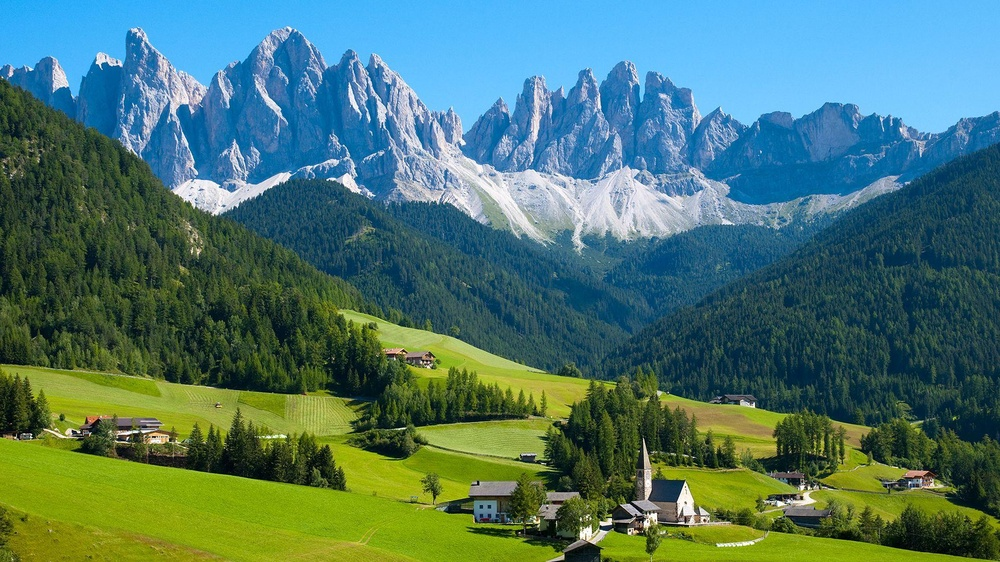
#> input picture Advance/img6.jpg, 1000 x 562 px, shrunk from 1920 x 1080 before the run
$ python color_channels.py
#> lines starting #> are read from the running program, lines starting #| are printed output that depends on the picture
import cv2 as cv
import numpy as np


# Load the image
img = cv.imread('img6.jpg')
#> img is the input picture: shape (562, 1000, 3); mean B, G, R 108, 118.1, 76.6
cv.imshow("house", img)
# blank the images
blank = np.zeros(img.shape[:2], dtype='uint8')
# bgr
b, g, r = cv.split(img)
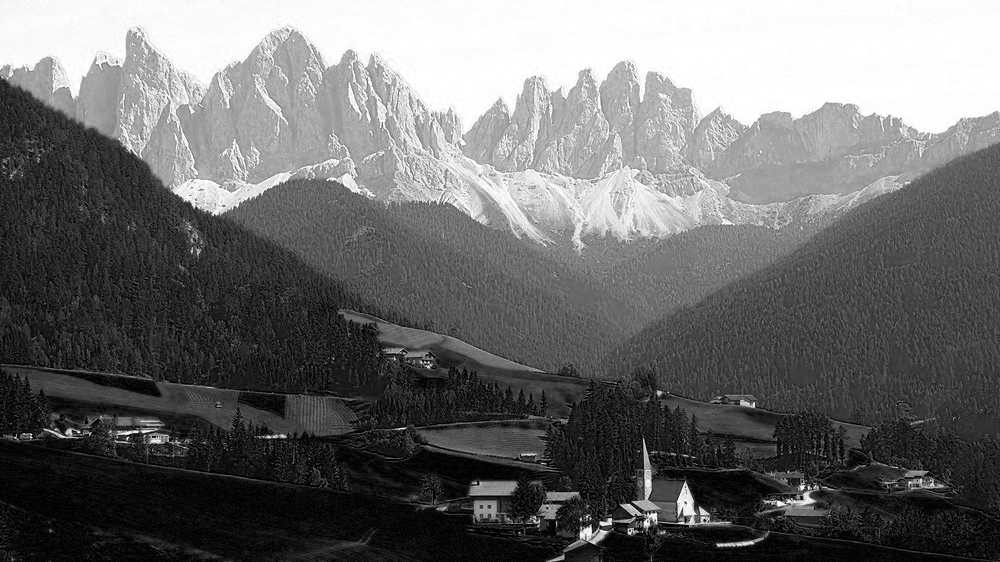
#> b: shape (562, 1000); min 0, max 255, mean 108
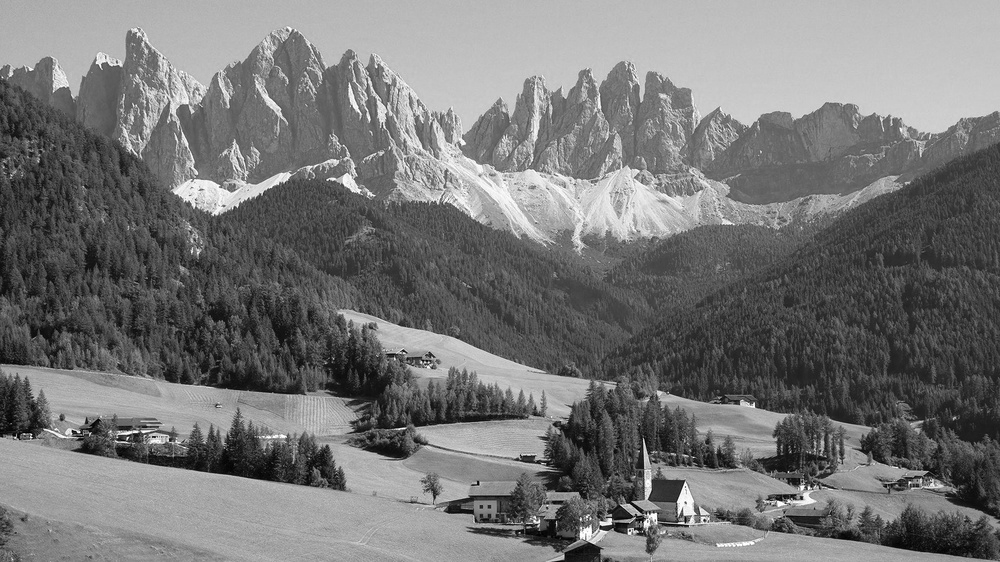
#> g: shape (562, 1000); min 0, max 255, mean 118.1
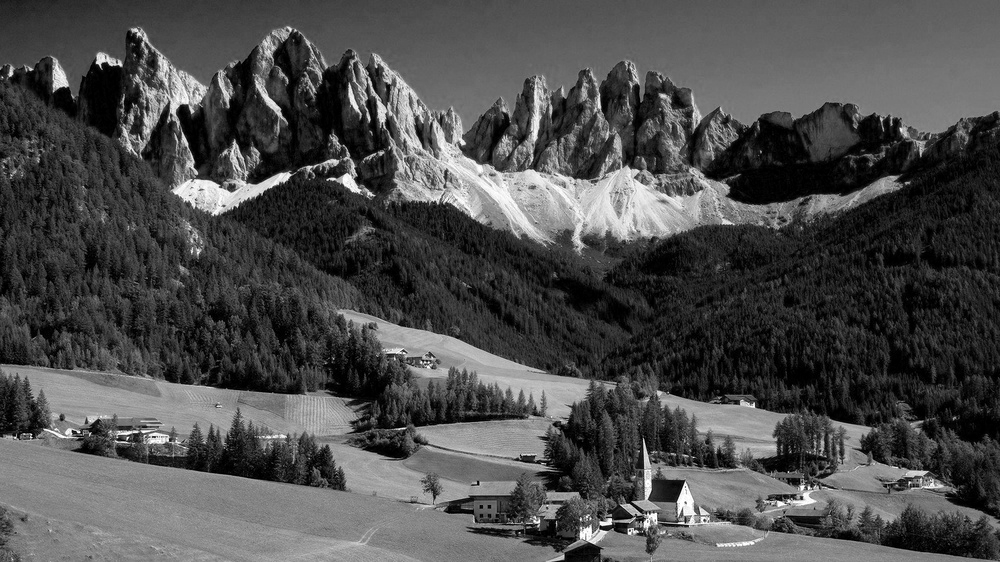
#> r: shape (562, 1000); min 0, max 255, mean 76.6
cv.imshow('Blue', b)
cv.imshow('Green', g)
cv.imshow('Red', r)
print(img.shape)
#| (562, 1000, 3)
print(b.shape)
#| (562, 1000)
print(g.shape)
#| (562, 1000)
print(r.shape)
#| (562, 1000)

# merged rgb
merged = cv.merge([r, g, b])
cv.imshow('Merged', merged)

# merage the all channel
blue = cv.merge([b, blank, blank])
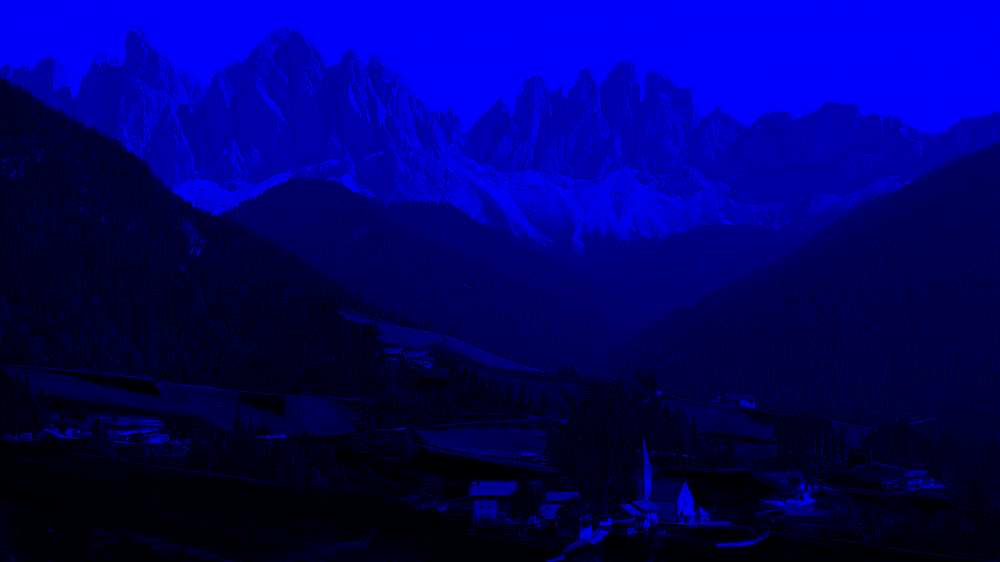
#> blue: shape (562, 1000, 3); mean of channels 0, 1, 2 108, 0, 0; drawn as B, G, R
green = cv.merge([blank, g, blank])
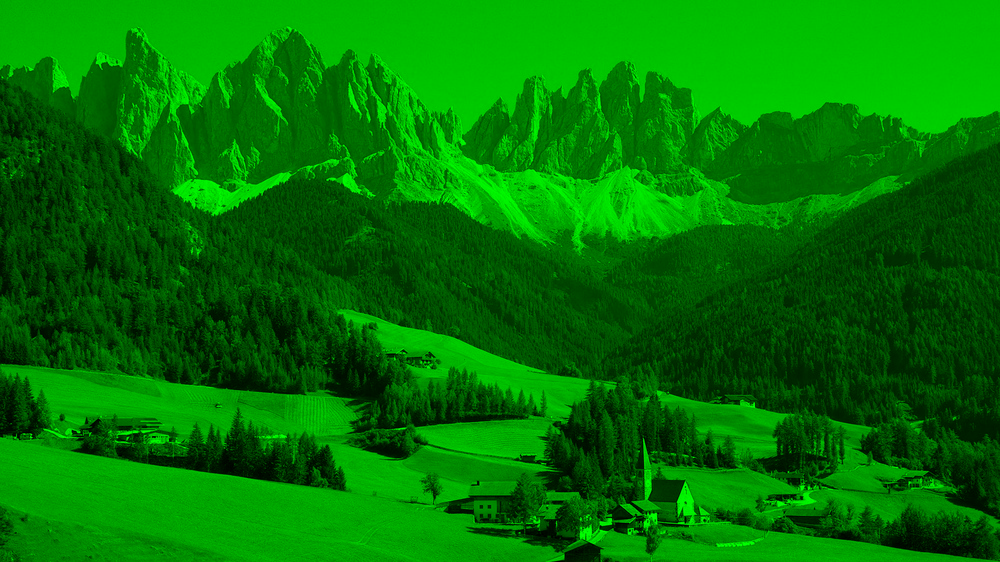
#> green: shape (562, 1000, 3); mean of channels 0, 1, 2 0, 118.1, 0; drawn as B, G, R
red = cv.merge([blank, blank, r])
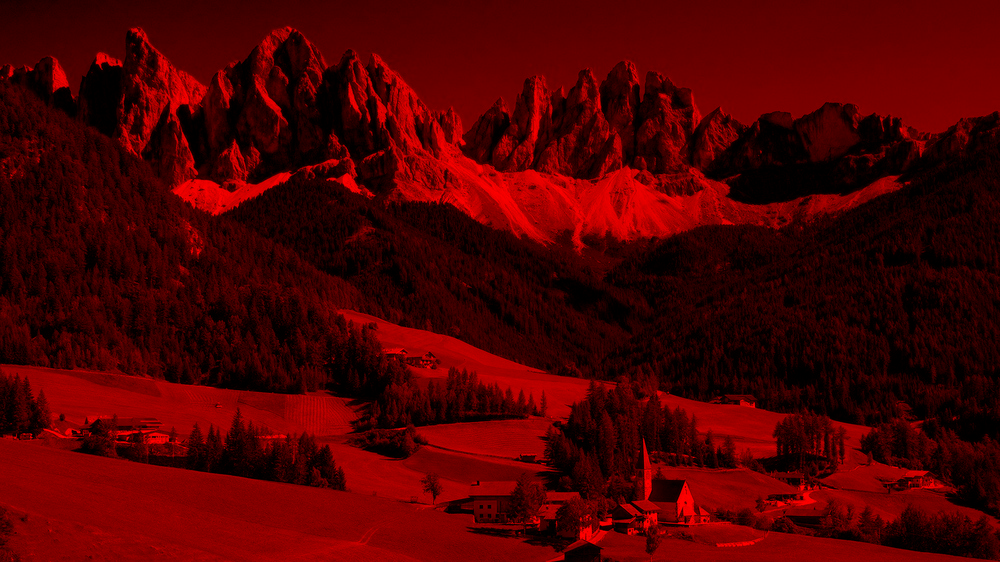
#> red: shape (562, 1000, 3); mean of channels 0, 1, 2 0, 0, 76.6; drawn as B, G, R

cv.imshow('Blue', blue)
cv.imshow('Green', green)
cv.imshow('Red', red)


cv.waitKey(0)

$ run again, with Advance/img5.jpg copied over Advance/img6.jpg
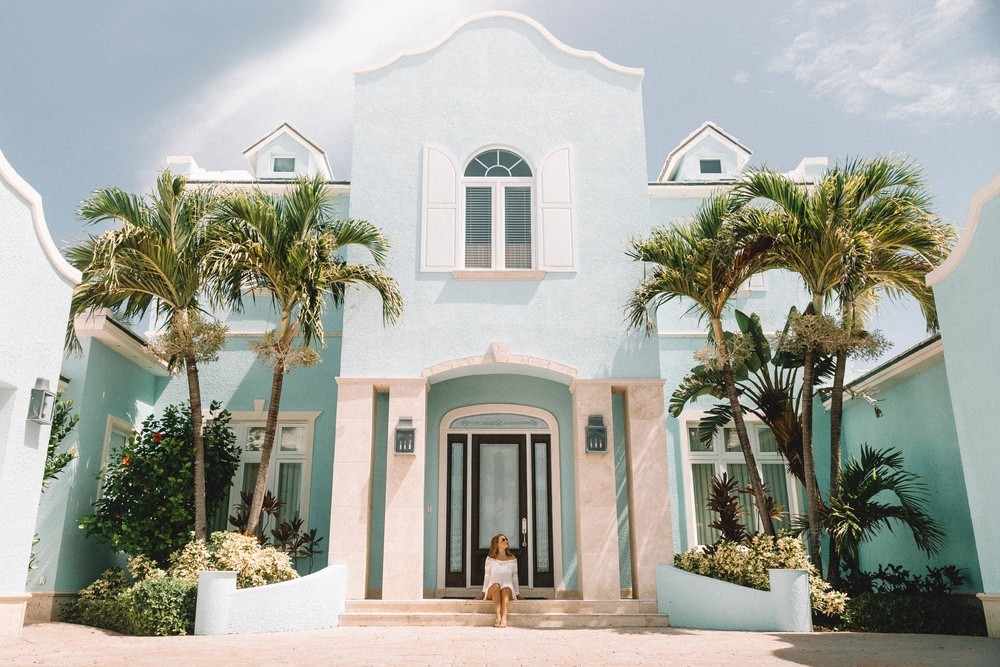
#> input picture Advance/img5.jpg, 1000 x 667 px, shrunk from 4892 x 3262 before the run
#> img is the input picture: shape (667, 1000, 3); mean B, G, R 159.6, 168.4, 166.7
#| (667, 1000, 3)
#| (667, 1000)
#| (667, 1000)
#| (667, 1000)
#> `green = cv.merge([blank, g, blank])`:
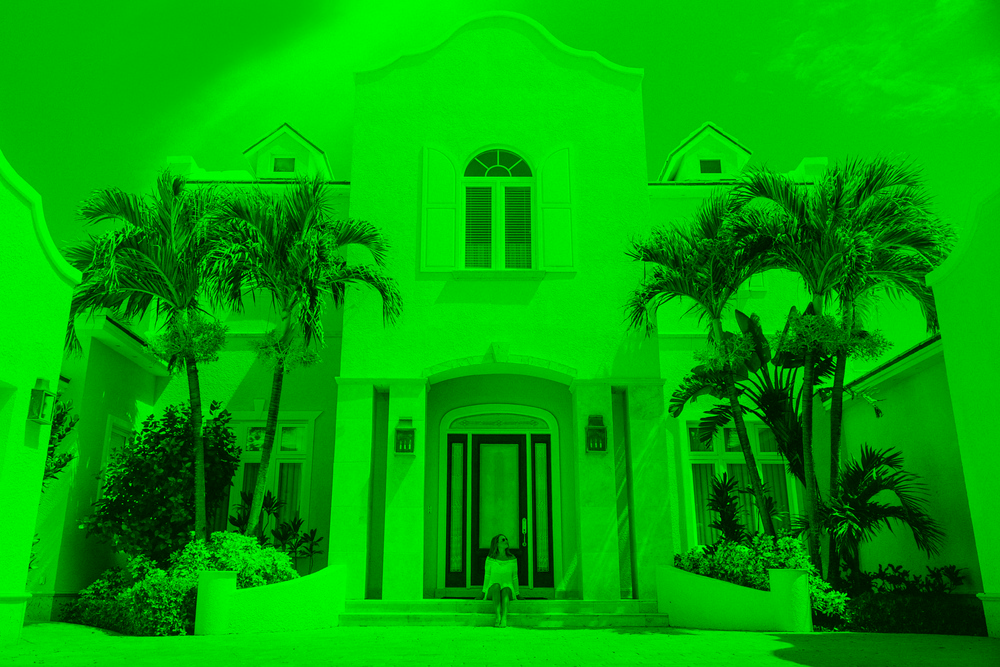
#> green: shape (667, 1000, 3); mean of channels 0, 1, 2 0, 168.4, 0; drawn as B, G, R
#> `red = cv.merge([blank, blank, r])`:
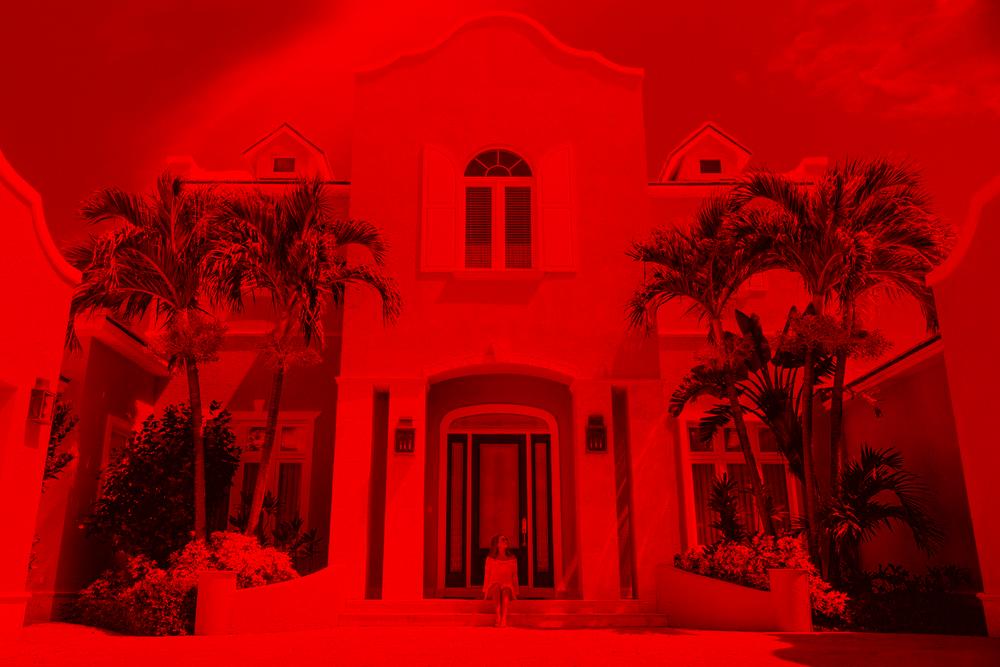
#> red: shape (667, 1000, 3); mean of channels 0, 1, 2 0, 0, 166.7; drawn as B, G, R

$ run again, with Advance/img7.jpg copied over Advance/img6.jpg
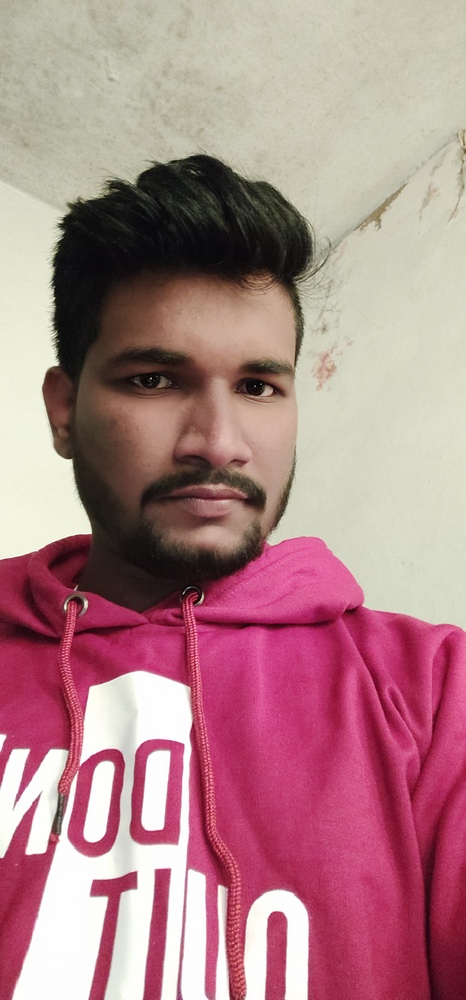
#> input picture Advance/img7.jpg, 466 x 1000 px, shrunk from 3040 x 6528 before the run
#> img is the input picture: shape (1000, 466, 3); mean B, G, R 136.2, 131.8, 175.6
#| (1000, 466, 3)
#| (1000, 466)
#| (1000, 466)
#| (1000, 466)
#> `green = cv.merge([blank, g, blank])`:
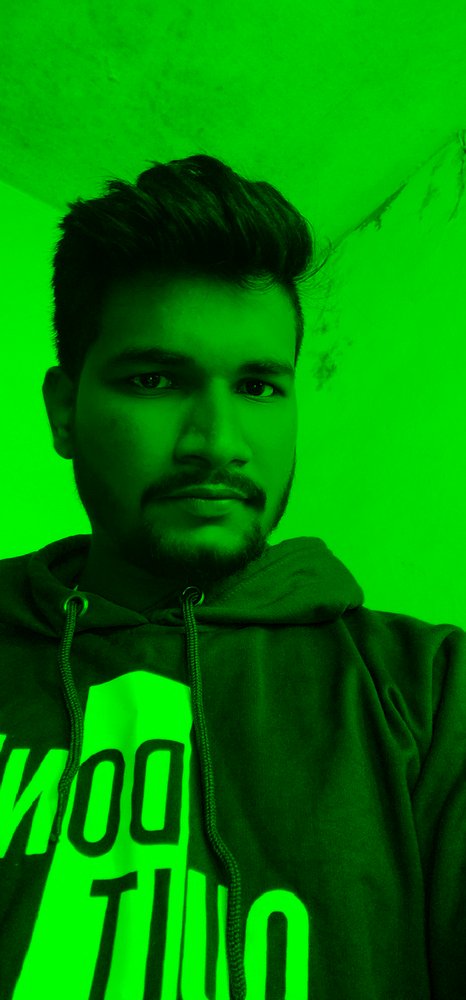
#> green: shape (1000, 466, 3); mean of channels 0, 1, 2 0, 131.8, 0; drawn as B, G, R
#> `red = cv.merge([blank, blank, r])`:
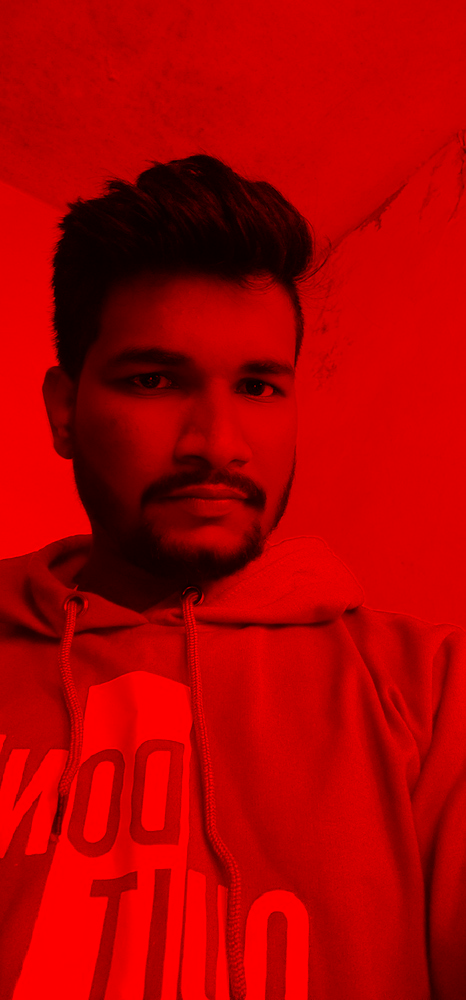
#> red: shape (1000, 466, 3); mean of channels 0, 1, 2 0, 0, 175.6; drawn as B, G, R
